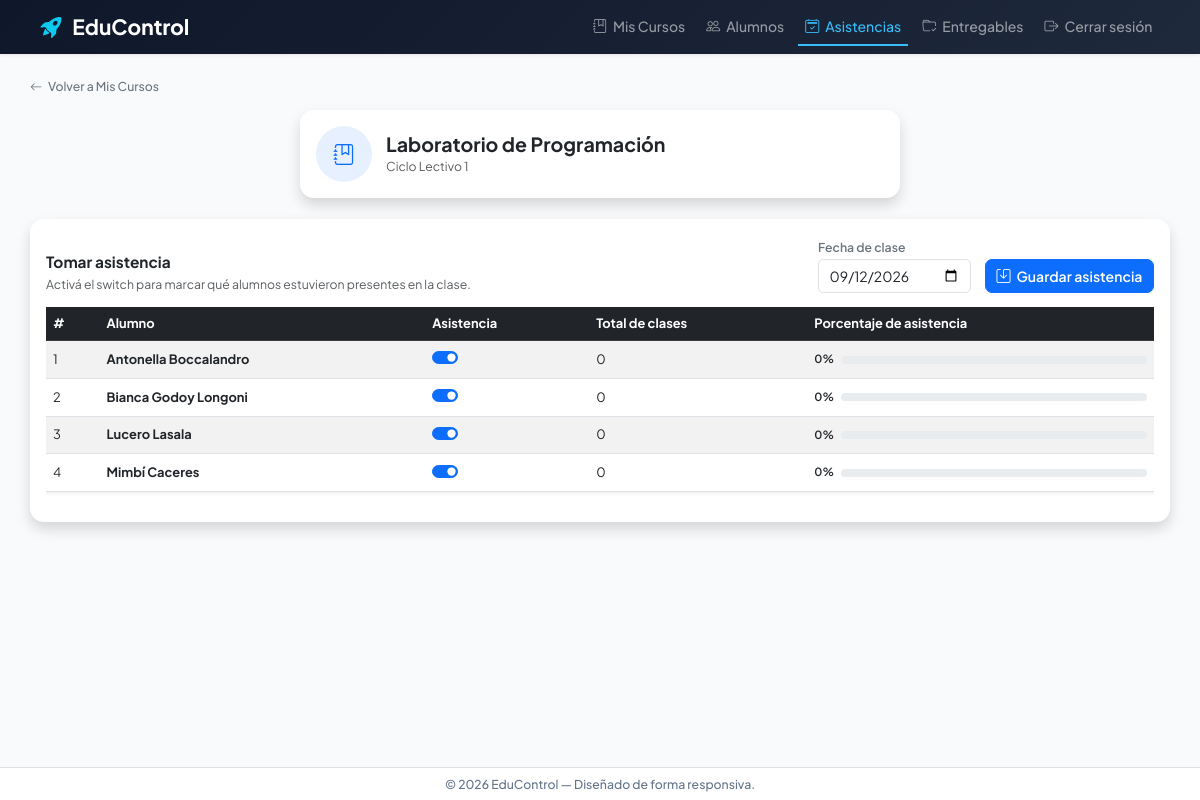
The app's page /mis-cursos/2/asistencia/ (signed in), older data.
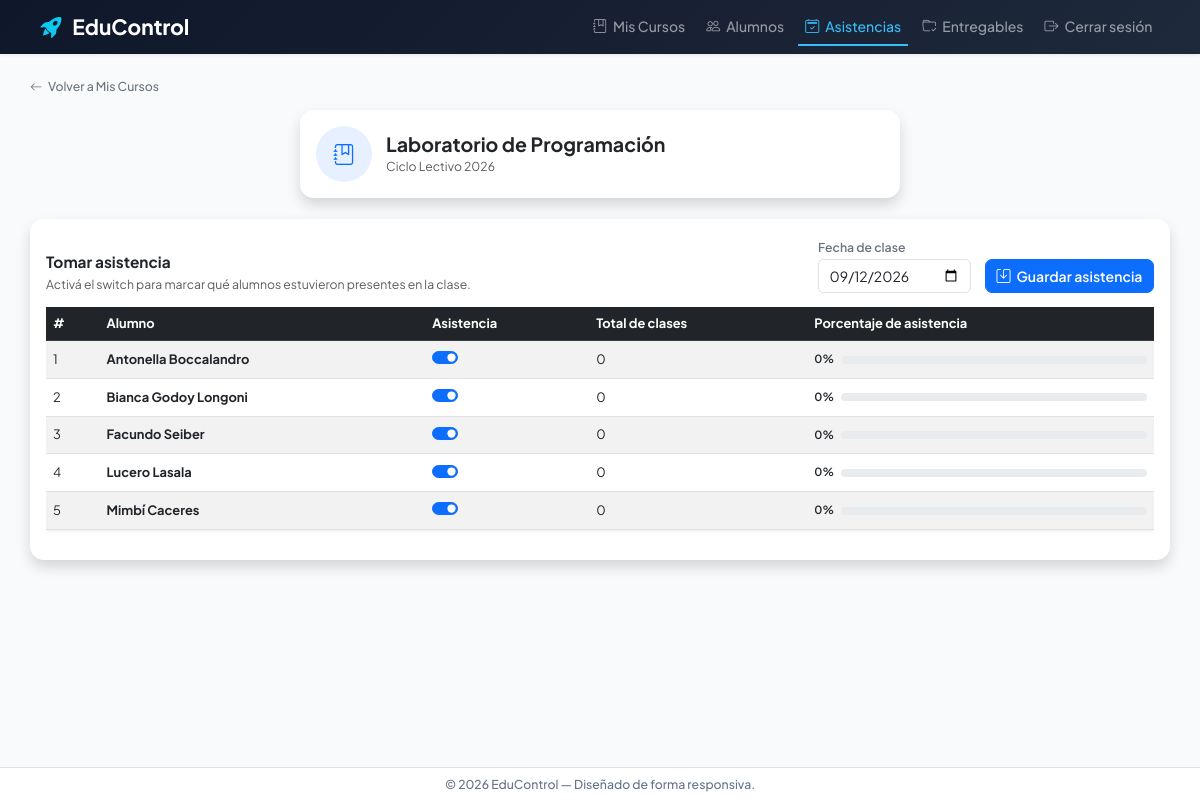
The same page, newer data.
### myApp/models.py (models this page shows, shortened)
class Curso(models.Model):
    nombre = models.CharField(max_length=100)
    camada = models.IntegerField()
    profesores = models.ManyToManyField(
        Profesor,
        related_name='cursos',
        blank=True,
    )

class Inscripcion(models.Model):
    estudiante = models.ForeignKey(
        Estudiante,
        on_delete=models.CASCADE,
        related_name='inscripciones',
    )
    curso = models.ForeignKey(
        Curso,
        on_delete=models.CASCADE,
        related_name='inscripciones',
    )
    asistencia = models.IntegerField(
        default=0,
        validators=[MinValueValidator(0), MaxValueValidator(100)]
    )
    promedio = models.FloatField(
        default=0.0,
        validators=[MinValueValidator(0.0), MaxValueValidator(10.0)]
    )
    proyectos_hechos = models.IntegerField(default=0)
    proyectos_totales = models.IntegerField(default=0)
    observaciones = models.TextField(blank=True, default='')
    class Meta:
        unique_together = ('estudiante', 'curso')

class Estudiante(models.Model):
    nombre = models.CharField(max_length=100)
    apellido = models.CharField(max_length=100)
    email = models.EmailField()
    asistencia = models.IntegerField(
        validators=[MinValueValidator(0), MaxValueValidator(100)]
    )
    promedio = models.FloatField(
        validators=[MinValueValidator(0.0), MaxValueValidator(10.0)]
    )
    proyectos_hechos = models.IntegerField(default=0)
    proyectos_totales = models.IntegerField(default=15)

### myApp/views.py (the view, shortened to what this page needs)
# urls.py: path('mis-cursos/<int:id>/asistencia/', tomar_asistencia, name='tomar_asistencia'),
@login_required
@profesor_required
def tomar_asistencia(request, id):
    curso = get_object_or_404(Curso, id=id, profesores__user=request.user)
    inscripciones = Inscripcion.objects.filter(curso=curso).select_related('estudiante').order_by('estudiante__nombre', 'estudiante__apellido')
    fecha = parse_date(request.GET.get('fecha', '')) or timezone.localdate()
    filas = []
    for inscripcion in inscripciones:
        total = inscripcion.registros_asistencia.count()
        presentes = inscripcion.registros_asistencia.filter(presente=True).count()
        registro_dia = inscripcion.registros_asistencia.filter(fecha=fecha).first()
        presente_hoy = registro_dia.presente if registro_dia else True
        porcentaje = round((presentes / total) * 100) if total else 0
        filas.append({
            'inscripcion': inscripcion,
            'presente': presente_hoy,
            'total_clases': total,
            'porcentaje': porcentaje,
        })
    return render(request, 'myApp/tomar_asistencia.html', {
        'curso': curso,
        'fecha': fecha,
        'filas': filas,
    })

### myApp/context_processors.py (called while the page is built)
def roles(request):
    return {
        'es_admin': es_administrador(request.user),
        'es_profesor': es_profesor(request.user),
    }

### myApp/templates/myApp/tomar_asistencia.html (shortened to what the changed rows need)
{% extends 'myApp/base.html' %}
{% block contenido %}
<div class="card shadow border-0 rounded-4 mx-auto" style="max-width:600px;">
    <div class="card-body p-4">
        <div class="d-flex align-items-center">
            <div>
                <h2 class="fw-bold text-dark mb-0">{{ curso.nombre }}</h2>
                <p class="text-muted small mb-0">Ciclo Lectivo {{ curso.camada }}</p>
            </div>
        </div>
    </div>
</div>
<div class="card shadow border-0 rounded-4 mt-4">
    <div class="card-body p-4">
        <form method="POST">
            <div class="table-responsive">
                <table class="table table-striped table-hover align-middle shadow-sm">
                    <thead class="table-dark">
                        <tr>
                            <th scope="col">#</th>
                            <th scope="col">Alumno</th>
                            <th scope="col">Asistencia</th>
                            <th scope="col">Total de clases</th>
                            <th scope="col">Porcentaje de asistencia</th>
                        </tr>
                    </thead>
                    <tbody>
                        {% for fila in filas %}
                        <tr>
                            <td>{{ forloop.counter }}</td>
                            <td><strong>{{ fila.inscripcion.estudiante.nombre }} {{ fila.inscripcion.estudiante.apellido }}</strong></td>
                            <td>
                                <div class="form-check form-switch">
                                    <input class="form-check-input" type="checkbox" role="switch"
                                           name="presente_{{ fila.inscripcion.id }}" {% if fila.presente %}checked{% endif %}>
                                </div>
                            </td>
                            <td>{{ fila.total_clases }}</td>
                            <td style="min-width:160px;">
                                <div class="d-flex align-items-center gap-2">
                                    <span class="small fw-semibold">{{ fila.porcentaje }}%</span>
                                    <div class="progress flex-grow-1" style="height:8px;">
                                    </div>
                                </div>
                            </td>
                        </tr>
                        {% empty %}
                        <tr>
                            <td colspan="5" class="text-center text-muted py-4">
                                No hay alumnos inscriptos en este curso.
                            </td>
                        </tr>
                        {% endfor %}
                    </tbody>
                </table>
            </div>
        </form>
    </div>
</div>
{% endblock %}

Row changes from the older to the newer data that the page shows:
changed Curso "Laboratorio de Programación": camada "1" → "2026"
added Inscripcion: inscripcion.estudiante.nombre "Facundo", inscripcion.estudiante.apellido "Seiber", inscripcion.id "☑", total_clases "0", porcentaje "0"
